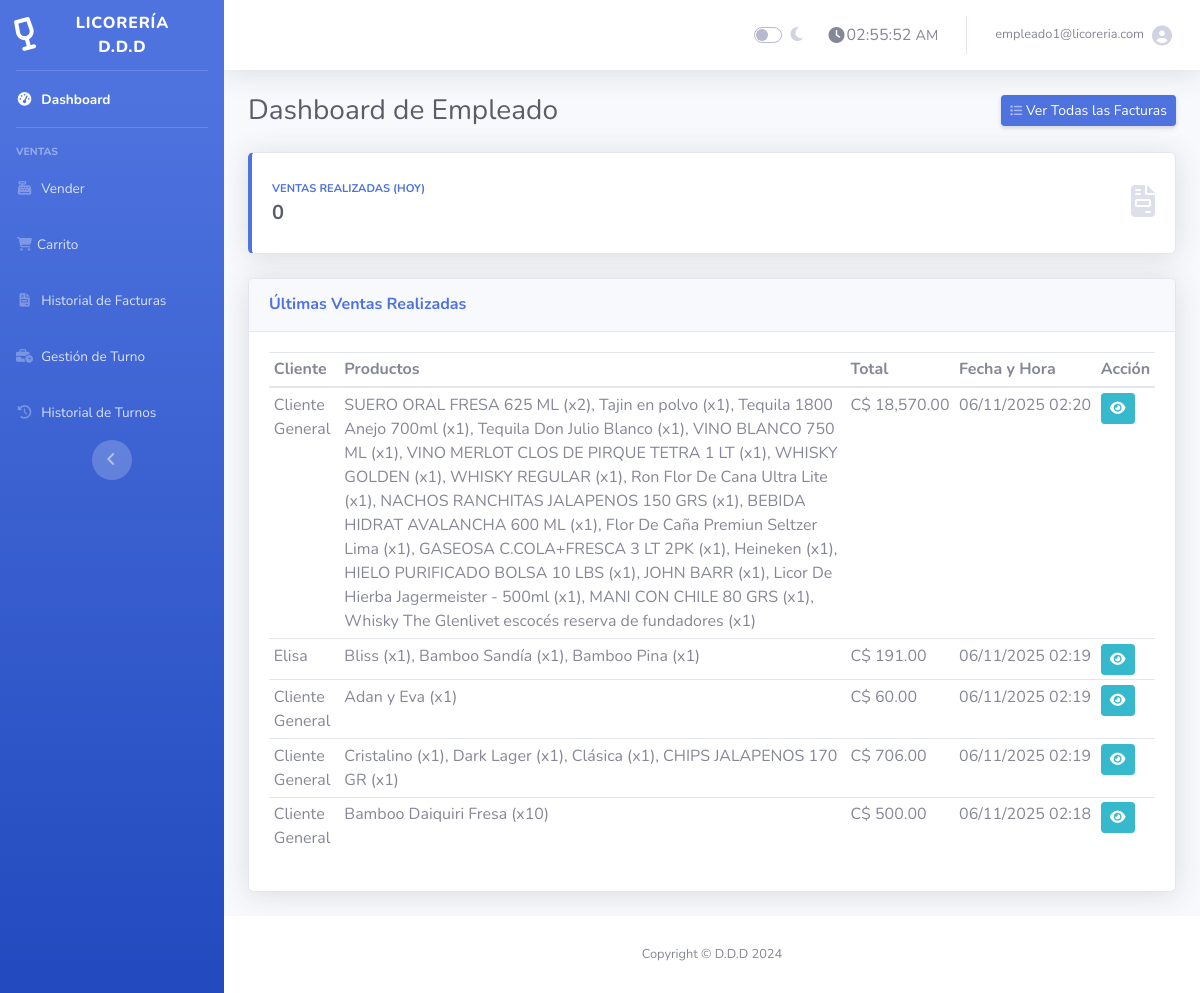
The app's page /empleado.php (signed in) with its own data.
### tables this page shows
CREATE TABLE `facturas` (
  `id` int(11) NOT NULL AUTO_INCREMENT,
  `usuario_id` int(11) NOT NULL,
  `turno_id` int(11) DEFAULT NULL,
  `cliente_id` int(11) DEFAULT NULL,
  `caja_sesion_id` int(11) DEFAULT NULL,
  `cliente_nombre` varchar(255) DEFAULT 'Cliente General',
  `total` decimal(10,2) NOT NULL,
  `fecha_creacion` timestamp NOT NULL DEFAULT current_timestamp(),
  PRIMARY KEY (`id`),
  KEY `usuario_id` (`usuario_id`),
  KEY `idx_caja_sesion_id` (`caja_sesion_id`),
  KEY `facturas_ibfk_turno` (`turno_id`),
  KEY `fk_factura_cliente` (`cliente_id`),
  CONSTRAINT `facturas_ibfk_1` FOREIGN KEY (`usuario_id`) REFERENCES `usuarios` (`id`) ON DELETE CASCADE,
  CONSTRAINT `facturas_ibfk_turno` FOREIGN KEY (`turno_id`) REFERENCES `turnos_caja` (`id`) ON DELETE SET NULL ON UPDATE CASCADE,
  CONSTRAINT `fk_factura_caja` FOREIGN KEY (`caja_sesion_id`) REFERENCES `caja_sesiones` (`id`) ON DELETE SET NULL,
  CONSTRAINT `fk_factura_cliente` FOREIGN KEY (`cliente_id`) REFERENCES `clientes` (`id`) ON DELETE SET NULL ON UPDATE CASCADE
);

### empleado.php (the view, shortened to what this page needs)
<?php
require 'conexion.php';
$query_ventas_hoy = $conexion->query("SELECT COUNT(id) AS total_ventas FROM facturas WHERE DATE(fecha_creacion) = CURDATE()");
$datos_ventas_hoy = $query_ventas_hoy->fetch_assoc();
$total_ventas_hoy = $datos_ventas_hoy['total_ventas'] ?? 0;
$query_ultimas_facturas = $conexion->query("
    SELECT
        f.id,
        f.cliente_nombre,
        f.total,
        f.fecha_creacion,
        GROUP_CONCAT(CONCAT(p.nombre, ' (x', fd.cantidad, ')') SEPARATOR ', ') AS productos_vendidos
    FROM facturas f
    JOIN factura_detalles fd ON f.id = fd.factura_id
    JOIN productos p ON fd.producto_id = p.id
    GROUP BY f.id
    ORDER BY f.fecha_creacion DESC
    LIMIT 5
");
include 'empleado_header.php';
?>
<div class="d-sm-flex align-items-center justify-content-between mb-4">
    <h1 class="h3 mb-0 text-gray-800">Dashboard de Empleado</h1>
    <a href="lista_facturas.php" class="d-none d-sm-inline-block btn btn-sm btn-primary shadow-sm"><i class="fas fa-list fa-sm text-white-50"></i> Ver Todas las Facturas</a>
</div>
<div class="row">
    <div class="col-12 mb-4">
        <div class="card border-left-primary shadow h-100 py-2">
            <div class="card-body">
                <div class="row no-gutters align-items-center">
                    <div class="col mr-2">
                        <div class="text-xs font-weight-bold text-primary text-uppercase mb-1">Ventas Realizadas (Hoy)</div>
                        <div class="h5 mb-0 font-weight-bold text-gray-800"><?php echo $total_ventas_hoy; ?></div>
                    </div>
                    <div class="col-auto">
                        <i class="fas fa-file-invoice fa-2x text-gray-300"></i>
                    </div>
                </div>
            </div>
        </div>
    </div>
</div>
<div class="row">
    <div class="col-lg-12 mb-4">
        <div class="card shadow">
            <div class="card-header py-3">
                <h6 class="m-0 font-weight-bold text-primary">Últimas Ventas Realizadas</h6>
            </div>
            <div class="card-body">
                <div class="table-responsive">
                    <table class="table table-sm table-hover" width="100%" cellspacing="0">
                        <thead>
                            <tr>
                                <th>Cliente</th>
                                <th>Productos</th>
                                <th>Total</th>
                                <th class="text-nowrap">Fecha y Hora</th>
                                <th>Acción</th>
                            </tr>
                        </thead>
                        <tbody>
                            <?php while ($factura = $query_ultimas_facturas->fetch_assoc()): ?>
                            <tr>
                                <td><?php echo htmlspecialchars($factura['cliente_nombre']); ?></td>
                                <td><?php echo htmlspecialchars($factura['productos_vendidos']); ?></td>
                                <td class="text-nowrap">C$ <?php echo number_format($factura['total'], 2); ?></td>
                                <td class="text-nowrap"><?php echo date('d/m/Y H:i', strtotime($factura['fecha_creacion'])); ?></td>
                                <td><a href="ver_factura.php?id=<?php echo $factura['id']; ?>" class="btn btn-sm btn-info" title="Ver Factura"><i class="fas fa-eye"></i></a></td>
                            </tr>
                            <?php endwhile; ?>
                        </tbody>
                    </table>
                </div>
            </div>
        </div>
    </div>
</div>
<?php include 'empleado_footer.php'; ?>

### records on screen
facturas: cliente_nombre "Cliente General", productos_vendidos "SUERO ORAL FRESA 625 ML (x2), Tajin en polvo (x1), Tequila 1800 Anejo 700ml (x1), Tequila Don Julio Blanco (x1), VINO BLANCO 750 ML (x1), VINO MERLOT CLOS DE PIRQUE TETRA 1 LT (x1), WHISKY GOLDEN (x1), WHISKY REGULAR (x1), Ron Flor De Cana Ultra Lite (x1), NACHOS RANCHITAS JALAPENOS 150 GRS (x1), BEBIDA HIDRAT AVALANCHA 600 ML (x1), Flor De Caña Premiun Seltzer Lima (x1), GASEOSA C.COLA+FRESCA 3 LT 2PK (x1), Heineken (x1), HIELO PURIFICADO BOLSA 10 LBS (x1), JOHN BARR (x1), Licor De Hierba Jagermeister - 500ml (x1), MANI CON CHILE 80 GRS (x1), Whisky The Glenlivet escocés reserva de fundadores (x1)", total "18,570.00", fecha_creacion "06/11/2025 02:20"
facturas: cliente_nombre "Elisa", productos_vendidos "Bliss (x1), Bamboo Sandía (x1), Bamboo Pina (x1)", total "191.00", fecha_creacion "06/11/2025 02:19"
facturas: cliente_nombre "Cliente General", productos_vendidos "Adan y Eva (x1)", total "60.00", fecha_creacion "06/11/2025 02:19"
facturas: cliente_nombre "Cliente General", productos_vendidos "Cristalino (x1), Dark Lager (x1), Clásica (x1), CHIPS JALAPENOS 170 GR (x1)", total "706.00", fecha_creacion "06/11/2025 02:19"
facturas: cliente_nombre "Cliente General", productos_vendidos "Bamboo Daiquiri Fresa (x10)", total "500.00", fecha_creacion "06/11/2025 02:18"

### other values on screen
$_SESSION['usuario'] "empleado1@licoreria.com"
$total_ventas_hoy "0"
